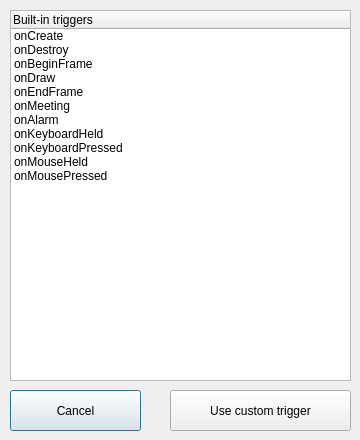
<?xml version="1.0" encoding="UTF-8"?>
<ui version="4.0">
 <class>EventPicker</class>
 <widget class="QDialog" name="EventPicker">
  <property name="geometry">
   <rect>
    <x>0</x>
    <y>0</y>
    <width>360</width>
    <height>440</height>
   </rect>
  </property>
  <property name="minimumSize">
   <size>
    <width>360</width>
    <height>440</height>
   </size>
  </property>
  <property name="maximumSize">
   <size>
    <width>360</width>
    <height>440</height>
   </size>
  </property>
  <property name="windowTitle">
   <string>Choose a trigger for the event</string>
  </property>
  <widget class="QTreeWidget" name="trwEvents">
   <property name="geometry">
    <rect>
     <x>10</x>
     <y>10</y>
     <width>341</width>
     <height>371</height>
    </rect>
   </property>
   <property name="iconSize">
    <size>
     <width>24</width>
     <height>24</height>
    </size>
   </property>
   <property name="rootIsDecorated">
    <bool>false</bool>
   </property>
   <column>
    <property name="text">
     <string>Built-in triggers</string>
    </property>
   </column>
   <item>
    <property name="text">
     <string>onCreate</string>
    </property>
    <property name="icon">
     <iconset resource="resources.qrc">
      <normaloff>:/icons/event_onCreate</normaloff>:/icons/event_onCreate</iconset>
    </property>
   </item>
   <item>
    <property name="text">
     <string>onDestroy</string>
    </property>
    <property name="icon">
     <iconset resource="resources.qrc">
      <normaloff>:/icons/event_onDestroy</normaloff>:/icons/event_onDestroy</iconset>
    </property>
   </item>
   <item>
    <property name="text">
     <string>onBeginFrame</string>
    </property>
    <property name="icon">
     <iconset resource="resources.qrc">
      <normaloff>:/icons/event_onBeginFrame</normaloff>:/icons/event_onBeginFrame</iconset>
    </property>
   </item>
   <item>
    <property name="text">
     <string>onDraw</string>
    </property>
    <property name="icon">
     <iconset resource="resources.qrc">
      <normaloff>:/icons/event_onDraw</normaloff>:/icons/event_onDraw</iconset>
    </property>
   </item>
   <item>
    <property name="text">
     <string>onEndFrame</string>
    </property>
    <property name="icon">
     <iconset resource="resources.qrc">
      <normaloff>:/icons/event_onEndFrame</normaloff>:/icons/event_onEndFrame</iconset>
    </property>
   </item>
   <item>
    <property name="text">
     <string>onMeeting</string>
    </property>
    <property name="icon">
     <iconset resource="resources.qrc">
      <normaloff>:/icons/question</normaloff>:/icons/question</iconset>
    </property>
   </item>
   <item>
    <property name="text">
     <string>onAlarm</string>
    </property>
    <property name="icon">
     <iconset resource="resources.qrc">
      <normaloff>:/icons/question</normaloff>:/icons/question</iconset>
    </property>
   </item>
   <item>
    <property name="text">
     <string>onKeyboardHeld</string>
    </property>
    <property name="icon">
     <iconset resource="resources.qrc">
      <normaloff>:/icons/question</normaloff>:/icons/question</iconset>
    </property>
   </item>
   <item>
    <property name="text">
     <string>onKeyboardPressed</string>
    </property>
    <property name="icon">
     <iconset resource="resources.qrc">
      <normaloff>:/icons/question</normaloff>:/icons/question</iconset>
    </property>
   </item>
   <item>
    <property name="text">
     <string>onMouseHeld</string>
    </property>
    <property name="icon">
     <iconset resource="resources.qrc">
      <normaloff>:/icons/question</normaloff>:/icons/question</iconset>
    </property>
   </item>
   <item>
    <property name="text">
     <string>onMousePressed</string>
    </property>
    <property name="icon">
     <iconset resource="resources.qrc">
      <normaloff>:/icons/question</normaloff>:/icons/question</iconset>
    </property>
   </item>
  </widget>
  <widget class="QPushButton" name="btnCancel">
   <property name="geometry">
    <rect>
     <x>10</x>
     <y>390</y>
     <width>131</width>
     <height>41</height>
    </rect>
   </property>
   <property name="text">
    <string>Cancel</string>
   </property>
   <property name="icon">
    <iconset resource="resources.qrc">
     <normaloff>:/icons/cancel</normaloff>:/icons/cancel</iconset>
   </property>
   <property name="flat">
    <bool>false</bool>
   </property>
  </widget>
  <widget class="QPushButton" name="btnCustomTrigger">
   <property name="geometry">
    <rect>
     <x>170</x>
     <y>390</y>
     <width>181</width>
     <height>41</height>
    </rect>
   </property>
   <property name="text">
    <string>Use custom trigger</string>
   </property>
   <property name="icon">
    <iconset resource="resources.qrc">
     <normaloff>:/icons/question</normaloff>:/icons/question</iconset>
   </property>
  </widget>
 </widget>
 <resources>
  <include location="resources.qrc"/>
 </resources>
 <connections/>
</ui>
